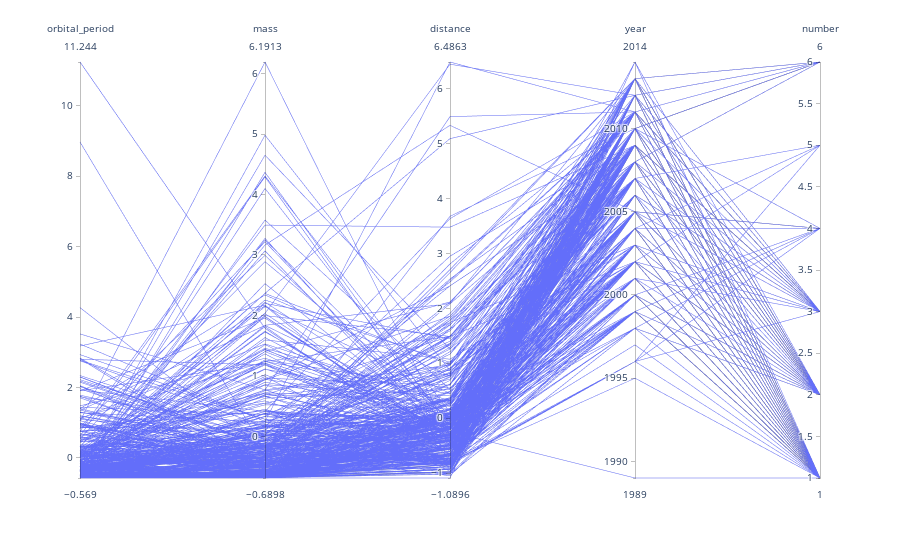

Notebook source saved alongside this figure:
### Code cell
#multivariate
fig = px.parallel_coordinates(df_planets_scale)
fig.show()

### Figure 1 — Plotly figure (JSON) as saved in the notebook; plotly's stock layout.template omitted (floating-point values rounded to 4 significant figures; data arrays with more than 128 entries replaced by an {"elided": "..."} marker saying what was removed)
{"data": [{"dimensions": [{"label": "orbital_period", "values": {"elided": "498 float values"}}, {"label": "mass", "values": {"elided": "498 float values"}}, {"label": "distance", "values": {"elided": "498 float values"}}, {"label": "year", "values": {"elided": "498 int values"}}, {"label": "number", "values": {"elided": "498 int values"}}], "domain": {"x": [0, 1], "y": [0, 1]}, "name": "", "type": "parcoords"}], "layout": {"legend": {"tracegroupgap": 0}, "margin": {"t": 60}}}
